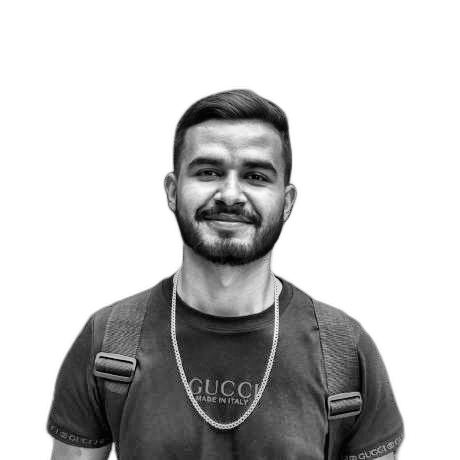
#> input picture source-prepped.png, 460 x 460 px, found by its file name
$ python blueprint.py
#> lines starting #> are read from the running program, lines starting #| are printed output that depends on the picture; after the words box and inside, x2 and y2 are one past the last pixel; in counts of white or black regions, pixels touching at a corner belong together
#!/usr/bin/env python3
"""Blueprint profile art: the profile drawn as a system-architecture diagram.

  python scripts/blueprint.py hero      -> hero.svg
      Páblio as the central service (halftone portrait from source-prepped.png),
      wired to company / runtime / ai & automation / data / platform nodes, with
      packets travelling along the edges and acks coming back in a dark-red theme.

  python scripts/blueprint.py contrib   -> contrib-heatmap.svg
      Weekly contributions curve + daily heatmap, from data/contributions.json
      (written by fetch_contributions.py).
"""

import datetime
import json
import math

import numpy as np
from PIL import Image

DATA_PATH = "data/contributions.json"
PHOTO = "source-prepped.png"
_DATA = None


def data():
    global _DATA
    if _DATA is None:
        _DATA = json.load(open(DATA_PATH, encoding="utf-8"))
    return _DATA


MONO = "ui-monospace,SFMono-Regular,Menlo,Consolas,'Liberation Mono',monospace"
SANS = "-apple-system,BlinkMacSystemFont,'Segoe UI',Helvetica,Arial,sans-serif"
SERIF = "Georgia,'Times New Roman',Times,serif"


def esc(s: str) -> str:
    return s.replace("&", "&amp;").replace("<", "&lt;").replace(">", "&gt;")


def weeks():
    """Days grouped into Sunday-first columns; last 53 columns."""
    days = data()["days"]
    first = datetime.date.fromisoformat(days[0]["date"])
    pad = (first.weekday() + 1) % 7
    cells = [None] * pad + days
    cols = [cells[i:i + 7] for i in range(0, len(cells), 7)]
    return cols[-53:]


def week_totals(cols):
    return [sum(d["count"] for d in c if d) for c in cols]


# [15 lines left out: function month_starts, not called in this run]


# Centered on Páblio's head and upper chest (square crop from 460x460)
CROP = (40, 80, 410, 450)


def darkness_grid(n: int, lo: float = 0.10, hi: float = 0.85, gamma: float = 1.3) -> np.ndarray:
    """n x n array, 0 = background/white, 1 = darkest (contrast-stretched)."""
#> called with n = 50, lo = 0.1, hi = 0.85, gamma = 1.3
    im = Image.open(PHOTO).convert("L").crop(CROP).resize((n, n), Image.LANCZOS)
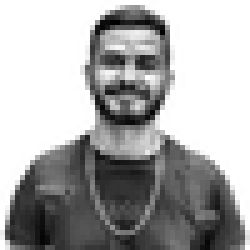
#> im: PIL image 50x50 L (shown 5 times larger); min 0, max 255, mean 170.1
    a = 1.0 - np.asarray(im, dtype=float) / 255.0
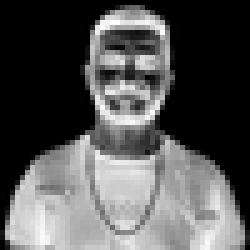
#> a: shape (50, 50) float64 (shown 5 times larger); min 0, max 1, mean 0.333
    bg = a < 0.04
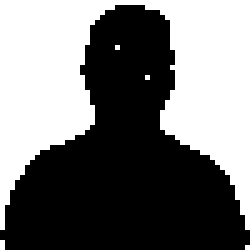
#> bg: shape (50, 50) bool (shown 5 times larger); 45.9% white; 5 white regions (4 under 20 px), largest, box (x1, y1, x2, y2) and area: (0, 0, 50, 46) 1142
    a = np.clip((a - lo) / (hi - lo), 0, 1) ** gamma
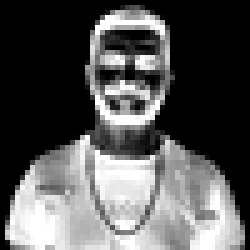
#> a: shape (50, 50) float64 (shown 5 times larger); min 0, max 1, mean 0.341
    a[bg] = 0.0
    return a


# [37 lines left out: functions stats, smooth_path, not called in this run]


# --- Dark Red / Crimson Cyberpunk Palette ---------------------------------
BG = "#0f0507"       # Very dark red / black wine
MINOR = "#1c0a0e"    # Subtle 20px dark red grid
MAJOR = "#2c0f16"    # 100px major grid & border
LINE = "#521622"     # Circuit traces, dotted connectors, card borders
NODE = "#16070a"     # Inner card fills
INK = "#ff2a4b"      # Radiant glowing ruby / crimson (Dots, sparkline, glow)
TXT = "#fff0f2"      # Soft warm white text
MUT = "#b3707c"      # Muted metadata & labels
ACK = "#5af78e"      # Green dot UP and ack pulses
ACCENTS = ["#ff3355", "#ff758f", "#ff9e00", "#c77dff", "#38bdf8"]
# Heatmap 5-level ramp:
RAMP = ["#1c0a0e", "#3d111a", "#6e1b2b", "#b3243a", "#ff2a4b"]

# --- Node data for Páblio Sousa -------------------------------------------
NODES = [
    # (label, value, tag)
    ("COMPANY", "Ministério da Gestão e Inovação (MGI) · Brasília, BR", "govtech"),
    ("RUNTIME", "TypeScript · Node.js · Python · Java", "fullstack"),
    ("AI & AUTOMATION", "Gemini API · LLM QA · Chatbots", "genai"),
    ("DATA", "PostgreSQL · Supabase · MySQL · DynamoDB", "sql/nosql"),
    ("PLATFORM", "AWS (S3/Lambda) · Git · Linux · Docker", "cloud"),
]
FOOTER = ("IT Intern · Ministério da Gestão (MGI)", "UCB — Systems Analysis & Dev.")
# -------------------------------------------------------------------------


def grid_defs():
    return (
        '<pattern id="g20" width="20" height="20" patternUnits="userSpaceOnUse">'
        f'<path d="M20 0H0V20" fill="none" stroke="{MINOR}" stroke-width="1"/></pattern>'
        '<pattern id="g100" width="100" height="100" patternUnits="userSpaceOnUse">'
        f'<path d="M100 0H0V100" fill="none" stroke="{MAJOR}" stroke-width="1"/></pattern>'
        '<filter id="glow" x="-200%" y="-200%" width="500%" height="500%">'
        '<feGaussianBlur stdDeviation="2.2" result="b"/>'
        '<feMerge><feMergeNode in="b"/><feMergeNode in="SourceGraphic"/></feMerge></filter>'
    )


def frame(W, H, title_l, title_r):
    return [
        f'<rect width="{W}" height="{H}" rx="10" fill="{BG}"/>',
        f'<rect width="{W}" height="{H}" rx="10" fill="url(#g20)"/>',
        f'<rect width="{W}" height="{H}" rx="10" fill="url(#g100)"/>',
        f'<rect x=".5" y=".5" width="{W-1}" height="{H-1}" rx="10" fill="none" stroke="{MAJOR}"/>',
        f'<text x="24" y="30" font-family="{MONO}" font-size="12" fill="{MUT}">'
        f'<tspan fill="{INK}">◆</tspan> {title_l}</text>',
        f'<text x="{W-24}" y="30" font-family="{MONO}" font-size="12" fill="{MUT}" text-anchor="end">{title_r}</text>',
    ]


def hero():
    W, H = 860, 440
    p = [f'<svg xmlns="http://www.w3.org/2000/svg" width="{W}" height="{H}" viewBox="0 0 {W} {H}">',
         f"<defs>{grid_defs()}</defs>"]
    p += frame(W, H, f'topology <tspan fill="{TXT}">pablio-sousadev</tspan>', "region: sa-east-1 · Brasília, BR")

    # --- central service node with halftone portrait
    nx, ny, nw, nh = 24, 48, 300, 372
    p.append(f'<rect x="{nx}" y="{ny}" width="{nw}" height="{nh}" rx="10" fill="{NODE}" stroke="{LINE}"/>')
    p.append(f'<text x="{nx+16}" y="{ny+20}" font-family="{MONO}" font-size="12" fill="{TXT}">svc/pablio-sousadev</text>')
    p.append(f'<circle cx="{nx+nw-38}" cy="{ny+16}" r="4" fill="{ACK}">'
             '<animate attributeName="opacity" values="1;.25;1" dur="1.6s" repeatCount="indefinite"/></circle>')
    p.append(f'<text x="{nx+nw-16}" y="{ny+20}" font-family="{MONO}" font-size="11" fill="{ACK}" text-anchor="end">UP</text>')
    p.append(f'<line x1="{nx}" y1="{ny+30}" x2="{nx+nw}" y2="{ny+30}" stroke="{LINE}" stroke-opacity=".7"/>')

    n, cell = 50, 6
    g = darkness_grid(n)
    ox, oy = nx, ny + 30
    for r in range(n):
        dots = []
        for c in range(n):
            v = g[r, c]
            if v <= 0:
                continue
            rad = cell / 2 * math.sqrt(v) * 1.08
            if rad < 0.45:
                continue
            dots.append(f'<circle cx="{ox+(c+.5)*cell:.1f}" cy="{oy+(r+.5)*cell:.1f}" r="{rad:.2f}"/>')
        if dots:
            p.append(f'<g fill="{INK}" opacity="0">{"".join(dots)}'
                     f'<animate attributeName="opacity" from="0" to="1" dur=".35s" begin="{r*0.022:.3f}s" fill="freeze"/></g>')
#> after the loop, p = 62 items

    fy = ny + 30 + n * cell
    p.append(f'<line x1="{nx}" y1="{fy}" x2="{nx+nw}" y2="{fy}" stroke="{LINE}" stroke-opacity=".7"/>')
    p.append(f'<text x="{nx+16}" y="{fy+19}" font-family="{SANS}" font-size="13" font-weight="600" fill="{TXT}">'
             f'{esc(FOOTER[0])}</text>')
    p.append(f'<text x="{nx+16}" y="{fy+35}" font-family="{MONO}" font-size="10.5" fill="{MUT}">'
             f'{esc(FOOTER[1])}</text>')

    # --- dependency nodes
    nodes = NODES
    rx, rw, rh = 474, 362, 58
    gap = (nh - len(nodes) * rh) / (len(nodes) - 1)
    for i, (lab, val, tag) in enumerate(nodes):
        y = ny + i * (rh + gap)
        yc = y + rh / 2
        col = ACCENTS[i]
        sy = ny + 92 + i * 52
        path = f"M{nx+nw} {sy} C{nx+nw+80} {sy} {rx-80} {yc} {rx} {yc}"
        p.append(f'<path d="{path}" fill="none" stroke="{LINE}" stroke-width="1.3" stroke-dasharray="4 4"/>')
        p.append(f'<circle cx="{nx+nw}" cy="{sy}" r="3.2" fill="{BG}" stroke="{LINE}" stroke-width="1.3"/>')
        p.append(f'<circle cx="{rx}" cy="{yc:.1f}" r="3.2" fill="{BG}" stroke="{col}" stroke-width="1.3"/>')
        # request packet
        p.append(f'<circle r="2.8" fill="{col}" filter="url(#glow)" opacity="0">'
                 f'<set attributeName="opacity" to="1" begin="{1.2+i*0.35:.2f}s"/>'
                 f'<animateMotion dur="2.6s" begin="{1.2+i*0.35:.2f}s" repeatCount="indefinite" path="{path}"/></circle>')
        # ack coming back
        p.append(f'<circle r="1.8" fill="#ffffff" opacity="0">'
                 f'<set attributeName="opacity" to=".75" begin="{2.5+i*0.35:.2f}s"/>'
                 f'<animateMotion dur="2.6s" begin="{2.5+i*0.35:.2f}s" repeatCount="indefinite" '
                 f'keyPoints="1;0" keyTimes="0;1" calcMode="linear" path="{path}"/></circle>')
        # node box
        p.append(f'<g opacity="0"><animate attributeName="opacity" from="0" to="1" dur=".4s" '
                 f'begin="{0.5+i*0.12:.2f}s" fill="freeze"/>'
                 f'<rect x="{rx}" y="{y:.1f}" width="{rw}" height="{rh}" rx="8" fill="{NODE}" stroke="{LINE}"/>'
                 f'<rect x="{rx}" y="{y+10:.1f}" width="3" height="{rh-20}" rx="1.5" fill="{col}"/>'
                 f'<text x="{rx+18}" y="{y+22:.1f}" font-family="{MONO}" font-size="10" letter-spacing="1.6" fill="{MUT}">{esc(lab)}</text>'
                 f'<text x="{rx+rw-14}" y="{y+22:.1f}" font-family="{MONO}" font-size="10" fill="{col}" text-anchor="end">{tag}</text>'
                 f'<text x="{rx+18}" y="{y+43:.1f}" font-family="{SANS}" font-size="14" fill="{TXT}">{esc(val)}</text></g>')
#> after the loop, p = 95 items
    p.append("</svg>")
    return p


def contrib():
    W, H = 860, 304
    cols = weeks()
    tot = week_totals(cols)
    s = stats()
    p = [f'<svg xmlns="http://www.w3.org/2000/svg" width="{W}" height="{H}" viewBox="0 0 {W} {H}">',
         f'<defs>{grid_defs()}<linearGradient id="area" x1="0" y1="0" x2="0" y2="1">'
         f'<stop offset="0" stop-color="{INK}" stop-opacity=".35"/><stop offset="1" stop-color="{INK}" stop-opacity="0"/>'
         '</linearGradient></defs>']
    p += frame(W, H, f'metrics <tspan fill="{TXT}">contributions_total</tspan>{{user="pablio-sousadev"}}',
               f'<tspan fill="{INK}">{s["total"]:,}</tspan> events · 12 mo')

    step = 14
    x0 = (W - 53 * step) / 2
    cx = [x0 + i * step + 5.5 for i in range(len(cols))]
    top, ch = 52, 84
    mx = max(tot) or 1
    pts = [(cx[i], top + ch - ch * t / mx) for i, t in enumerate(tot)]
    line = smooth_path(pts, ymin=top, ymax=top + ch)
    for k in (0, .5, 1):
        y = top + ch - ch * k
        p.append(f'<line x1="{x0}" y1="{y:.1f}" x2="{x0+53*step-3}" y2="{y:.1f}" stroke="{LINE}" stroke-opacity=".35" stroke-dasharray="2 4"/>')
        p.append(f'<text x="{x0+53*step+4}" y="{y+3.5:.1f}" font-family="{MONO}" font-size="9.5" fill="{MUT}">{round(mx*k)}</text>')
    p.append(f'<path d="{line} L{pts[-1][0]:.1f} {top+ch} L{pts[0][0]:.1f} {top+ch}Z" fill="url(#area)" opacity="0">'
             '<animate attributeName="opacity" from="0" to="1" dur=".8s" begin="1.2s" fill="freeze"/></path>')
    p.append(f'<path d="{line}" fill="none" stroke="{INK}" stroke-width="1.8" filter="url(#glow)" '
             'pathLength="1" stroke-dasharray="1" stroke-dashoffset="1">'
             '<animate attributeName="stroke-dashoffset" from="1" to="0" dur="1.8s" fill="freeze"/></path>')
    p.append(f'<circle r="3" fill="#fff" filter="url(#glow)" opacity="0"><set attributeName="opacity" to="1" begin="1.8s"/>'
             f'<animateMotion dur="7s" begin="1.8s" repeatCount="indefinite" path="{line}"/></circle>')

    hy = 156
    for i, c in enumerate(cols):
        cells = []
        for r, d in enumerate(c):
            if not d:
                continue
            cells.append(f'<rect x="{x0+i*step:.1f}" y="{hy+r*step}" width="11" height="11" rx="2" fill="{RAMP[d["level"]]}"/>')
        p.append(f'<g opacity="0">{"".join(cells)}<animate attributeName="opacity" from="0" to="1" dur=".3s" '
                 f'begin="{0.2+i*0.02:.2f}s" fill="freeze"/></g>')
    for i, m in month_starts(cols):
        p.append(f'<text x="{x0+i*step:.1f}" y="{hy+7*step+14}" font-family="{MONO}" font-size="10" fill="{MUT}">{m}</text>')
    fy = H - 16
    p.append(f'<text x="{x0}" y="{fy}" font-family="{MONO}" font-size="11" fill="{MUT}" xml:space="preserve">'
             f'longest streak <tspan fill="{TXT}">{s["longest"]}d</tspan>   ·   best day <tspan fill="{TXT}">{s["best_count"]}</tspan> '
             f'({s["best_date"]})   ·   busiest month <tspan fill="{TXT}">{s["busiest_month"].lower()} ({s["busiest_count"]})</tspan></text>')
    lx = x0 + 53 * step - 3
    leg = "".join(f'<rect x="{lx-5*14+k*14+3:.1f}" y="{fy-10}" width="11" height="11" rx="2" fill="{RAMP[k]}"/>' for k in range(5))
    p.append(leg)
    p.append("</svg>")
    return p


def _write(path, parts):
    with open(path, "w", encoding="utf-8") as f:
        f.write("\n".join(parts))
    print("[blueprint] wrote", path)


if __name__ == "__main__":
    import sys
    what = sys.argv[1] if len(sys.argv) > 1 else "all"
    if what in ("hero", "all"):
        _write("hero.svg", hero())
    if what in ("contrib", "all"):
#> (the run stopped early here; a loop or call above may not have finished)
